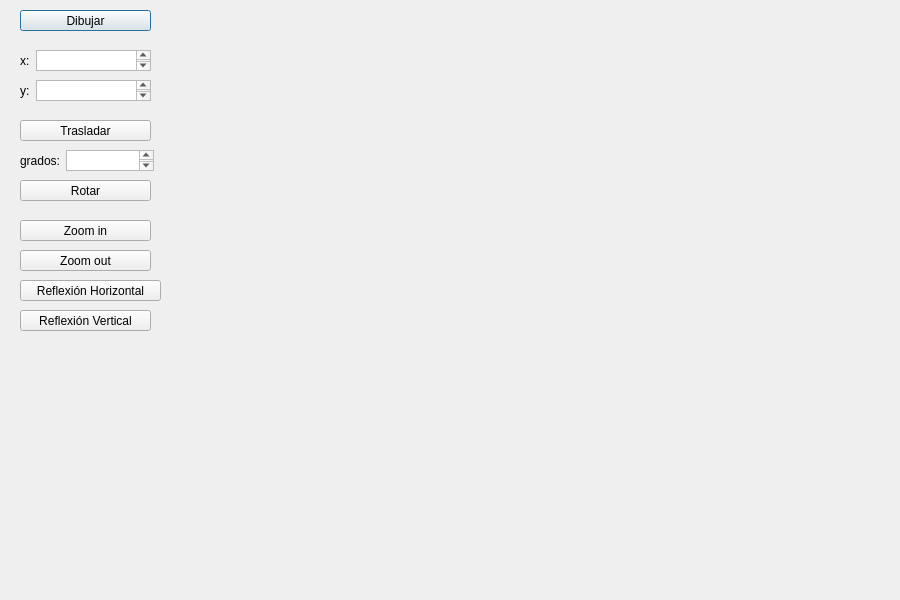
<?xml version="1.0" encoding="UTF-8"?>
<ui version="4.0">
 <class>PrismaTri</class>
 <widget class="QDialog" name="PrismaTri">
  <property name="geometry">
   <rect>
    <x>0</x>
    <y>0</y>
    <width>900</width>
    <height>600</height>
   </rect>
  </property>
  <property name="windowTitle">
   <string>Prisma Triangular</string>
  </property>
  <widget class="QPushButton" name="dibujar">
   <property name="geometry">
    <rect>
     <x>20</x>
     <y>10</y>
     <width>131</width>
     <height>21</height>
    </rect>
   </property>
   <property name="text">
    <string>Dibujar</string>
   </property>
  </widget>
  <widget class="QPushButton" name="trasladar">
   <property name="geometry">
    <rect>
     <x>20</x>
     <y>120</y>
     <width>131</width>
     <height>21</height>
    </rect>
   </property>
   <property name="text">
    <string>Trasladar</string>
   </property>
  </widget>
  <widget class="QPushButton" name="zoom_in">
   <property name="geometry">
    <rect>
     <x>20</x>
     <y>220</y>
     <width>131</width>
     <height>21</height>
    </rect>
   </property>
   <property name="text">
    <string>Zoom in</string>
   </property>
  </widget>
  <widget class="QPushButton" name="rotar">
   <property name="geometry">
    <rect>
     <x>20</x>
     <y>180</y>
     <width>131</width>
     <height>21</height>
    </rect>
   </property>
   <property name="text">
    <string>Rotar</string>
   </property>
  </widget>
  <widget class="QPushButton" name="horizontal">
   <property name="geometry">
    <rect>
     <x>20</x>
     <y>280</y>
     <width>141</width>
     <height>21</height>
    </rect>
   </property>
   <property name="text">
    <string>Reflexión Horizontal</string>
   </property>
  </widget>
  <widget class="QPushButton" name="zoom_out">
   <property name="geometry">
    <rect>
     <x>20</x>
     <y>250</y>
     <width>131</width>
     <height>21</height>
    </rect>
   </property>
   <property name="text">
    <string>Zoom out</string>
   </property>
  </widget>
  <widget class="QPushButton" name="vertical">
   <property name="geometry">
    <rect>
     <x>20</x>
     <y>310</y>
     <width>131</width>
     <height>21</height>
    </rect>
   </property>
   <property name="text">
    <string>Reflexión Vertical</string>
   </property>
  </widget>
  <widget class="QWidget" name="layoutWidget">
   <property name="geometry">
    <rect>
     <x>20</x>
     <y>50</y>
     <width>131</width>
     <height>21</height>
    </rect>
   </property>
   <layout class="QFormLayout" name="formLayout">
    <item row="0" column="0">
     <widget class="QLabel" name="label_3">
      <property name="text">
       <string>x:</string>
      </property>
     </widget>
    </item>
    <item row="0" column="1">
     <widget class="QTextEdit" name="boxXinicio"/>
    </item>
   </layout>
  </widget>
  <widget class="QWidget" name="layoutWidget">
   <property name="geometry">
    <rect>
     <x>20</x>
     <y>80</y>
     <width>131</width>
     <height>21</height>
    </rect>
   </property>
   <layout class="QFormLayout" name="formLayout_2">
    <item row="0" column="0">
     <widget class="QLabel" name="label_4">
      <property name="text">
       <string>y:</string>
      </property>
     </widget>
    </item>
    <item row="0" column="1">
     <widget class="QTextEdit" name="boxYinicio"/>
    </item>
   </layout>
  </widget>
  <widget class="QWidget" name="layoutWidget">
   <property name="geometry">
    <rect>
     <x>20</x>
     <y>150</y>
     <width>134</width>
     <height>21</height>
    </rect>
   </property>
   <layout class="QFormLayout" name="formLayout_3">
    <item row="0" column="0">
     <widget class="QLabel" name="label_5">
      <property name="text">
       <string>grados:</string>
      </property>
     </widget>
    </item>
    <item row="0" column="1">
     <widget class="QTextEdit" name="boxGrados"/>
    </item>
   </layout>
  </widget>
 </widget>
 <resources/>
 <connections/>
</ui>
